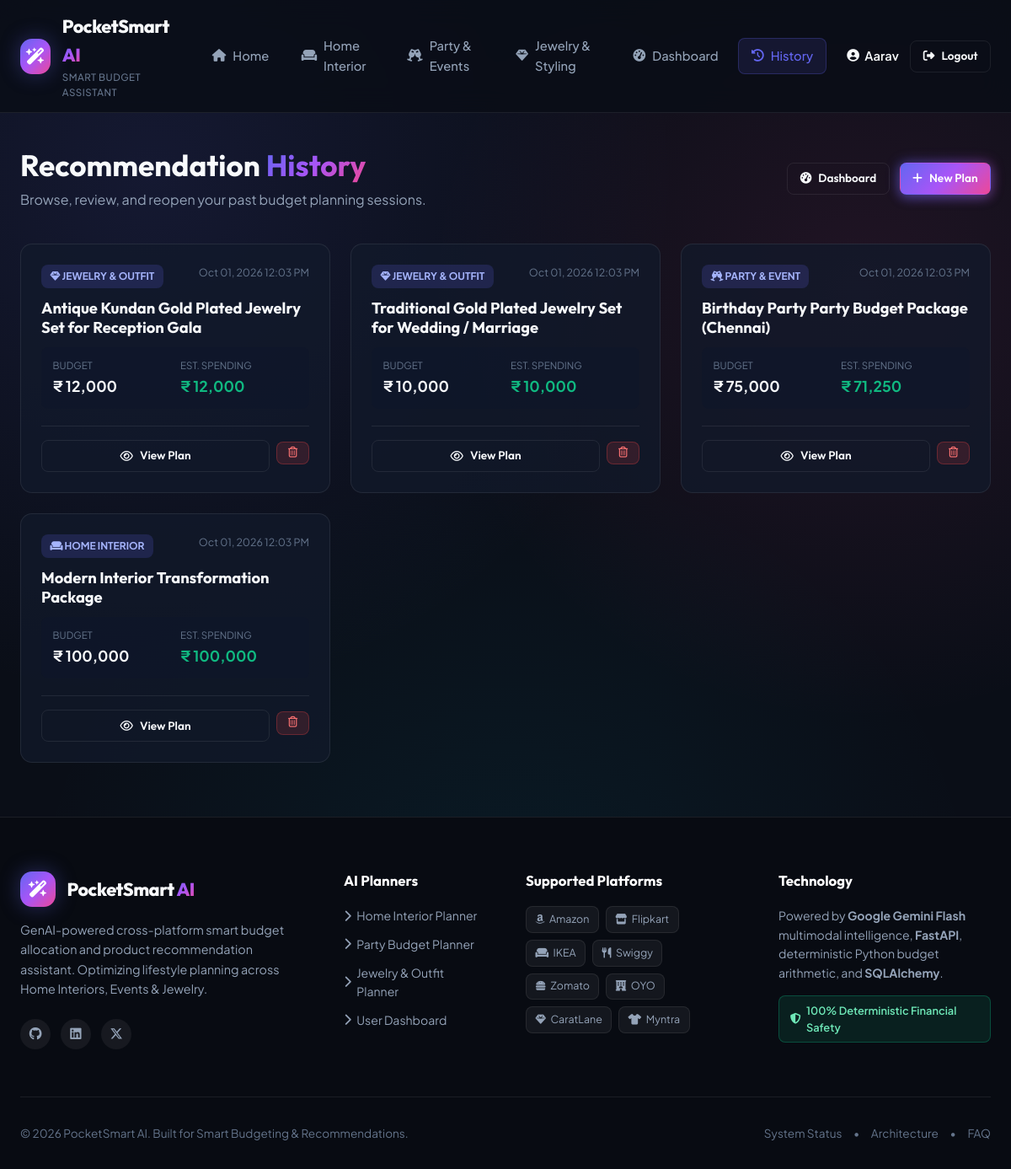
The app's page /history (signed in) with its own data.
### app/models/user.py (models this page shows, shortened)
class User(Base):
    __tablename__ = "users"
    id = Column(Integer, primary_key=True, index=True)
    email = Column(String(255), unique=True, index=True, nullable=False)
    username = Column(String(100), unique=True, index=True, nullable=False)
    full_name = Column(String(255), nullable=False)
    hashed_password = Column(String(255), nullable=False)
    is_active = Column(Boolean, default=True)
    created_at = Column(DateTime, default=datetime.utcnow)
    recommendations = relationship("RecommendationRecord", back_populates="user", cascade="all, delete-orphan")

### app/models/recommendation.py (models this page shows, shortened)
class RecommendationRecord(Base):
    __tablename__ = "recommendations"
    id = Column(Integer, primary_key=True, index=True)
    user_id = Column(Integer, ForeignKey("users.id", ondelete="CASCADE"), nullable=False, index=True)
    planner_type = Column(String(50), nullable=False, index=True)  # 'home', 'party', 'jewelry'
    title = Column(String(255), nullable=False)
    user_budget = Column(Float, nullable=False)
    currency = Column(String(10), default="INR")
    input_data = Column(Text, nullable=False)  # JSON string
    result_summary = Column(Text, nullable=False)  # JSON string of items & breakdown
    total_estimated_cost = Column(Float, nullable=False)
    remaining_budget = Column(Float, nullable=False)
    outfit_image_path = Column(String(500), nullable=True)
    created_at = Column(DateTime, default=datetime.utcnow, index=True)
    user = relationship("User", back_populates="recommendations")

### app/routers/history.py (the view)
@router.get("/history", response_class=HTMLResponse)
async def history_page(
    request: Request,
    current_user: Optional[User] = Depends(get_current_user_optional),
    db: Session = Depends(get_db)
):
    if not current_user:
        return RedirectResponse(
            url="/login?err=Please+log+in+to+view+your+saved+recommendation+history.",
            status_code=status.HTTP_302_FOUND
        )
    records = db.query(RecommendationRecord).filter(
        RecommendationRecord.user_id == current_user.id
    ).order_by(RecommendationRecord.created_at.desc()).all()
    return templates.TemplateResponse(
        "history.html",
        {
            "request": request,
            "user": current_user,
            "records": records
        }
    )

### templates/history.html (shortened to what this page needs)
{% extends "base.html" %}
{% block content %}
<div class="page-container">
    <div style="display: flex; justify-content: space-between; align-items: center; margin-bottom: 2.5rem; flex-wrap: wrap; gap: 1rem;">
        <div>
            <h1 style="font-size: 2.2rem; margin-bottom: 0.35rem;">
                Recommendation <span class="gradient-text">History</span>
            </h1>
            <p style="color: var(--text-secondary);">Browse, review, and reopen your past budget planning sessions.</p>
        </div>
        <div style="display: flex; gap: 0.75rem;">
            <a href="/dashboard" class="btn btn-outline btn-sm"><i class="fa-solid fa-gauge-high"></i> Dashboard</a>
            <a href="/home-planner" class="btn btn-primary btn-sm btn-glow"><i class="fa-solid fa-plus"></i> New Plan</a>
        </div>
    </div>
    {% if records %}
    <div class="history-grid">
        {% for plan in records %}
        <div class="history-card">
            <div>
                <div style="display: flex; justify-content: space-between; align-items: flex-start; margin-bottom: 0.75rem;">
                    <span class="rec-cat-badge">
                        {% if plan.planner_type == 'home' %}<i class="fa-solid fa-couch"></i> Home Interior
                        {% elif plan.planner_type == 'party' %}<i class="fa-solid fa-champagne-glasses"></i> Party & Event
                        {% else %}<i class="fa-solid fa-gem"></i> Jewelry & Outfit
                        {% endif %}
                    </span>
                    <span style="font-size: 0.78rem; color: var(--text-muted);">{{ plan.created_at.strftime('%b %d, %Y %I:%M %p') }}</span>
                </div>
                <h3 style="font-size: 1.15rem; margin-bottom: 0.75rem;">{{ plan.title }}</h3>
                <div style="display: grid; grid-template-columns: 1fr 1fr; gap: 0.75rem; margin-bottom: 1.25rem; font-size: 0.88rem; background: rgba(15, 23, 42, 0.5); padding: 0.85rem; border-radius: var(--radius-sm);">
                    <div>
                        <span style="color: var(--text-muted); font-size: 0.72rem; display: block; text-transform: uppercase;">Budget</span>
                        <strong style="color: var(--text-primary); font-size: 1.1rem;">₹ {{ "{:,.0f}".format(plan.user_budget) }}</strong>
                    </div>
                    <div>
                        <span style="color: var(--text-muted); font-size: 0.72rem; display: block; text-transform: uppercase;">Est. Spending</span>
                        <strong style="color: var(--success); font-size: 1.1rem;">₹ {{ "{:,.0f}".format(plan.total_estimated_cost) }}</strong>
                    </div>
                </div>
            </div>
            <div style="display: flex; gap: 0.5rem; border-top: 1px solid var(--border-subtle); padding-top: 1rem;">
                <a href="/history/{{ plan.id }}" class="btn btn-outline btn-sm" style="flex: 1;">
                    <i class="fa-regular fa-eye"></i> View Plan
                </a>
                <form action="/history/{{ plan.id }}/delete" method="POST" onsubmit="return confirm('Are you sure you want to delete this plan?');">
                    <button type="submit" class="btn btn-danger-sm" title="Delete Plan">
                        <i class="fa-regular fa-trash-can"></i>
                    </button>
                </form>
            </div>
        </div>
        {% endfor %}
    </div>
    {% endif %}
</div>
{% endblock %}

### templates/base.html (shortened to what this page needs)
<!DOCTYPE html>
<html lang="en">
<head>
    <link rel="stylesheet" href="https://cdnjs.cloudflare.com/ajax/libs/font-awesome/6.4.2/css/all.min.css">
    <link rel="stylesheet" href="/static/css/style.css">
</head>
<body class="theme-dark">
    <header class="site-header" id="siteHeader">
        <div class="nav-container">
            <a href="/" class="brand-logo">
                <div class="brand-icon">
                    <i class="fa-solid fa-wand-magic-sparkles"></i>
                </div>
                <div class="brand-text">
                    <span class="brand-title">PocketSmart<span class="gradient-text"> AI</span></span>
                    <span class="brand-subtitle">Smart Budget Assistant</span>
                </div>
            </a>
            <nav class="main-nav" id="mainNav">
                <ul class="nav-links">
                    <li><a href="/" class="nav-link {% if request.url.path == '/' %}active{% endif %}"><i class="fa-solid fa-house"></i> Home</a></li>
                    <li><a href="/home-planner" class="nav-link {% if 'home' in request.url.path %}active{% endif %}"><i class="fa-solid fa-couch"></i> Home Interior</a></li>
                    <li><a href="/party-planner" class="nav-link {% if 'party' in request.url.path %}active{% endif %}"><i class="fa-solid fa-champagne-glasses"></i> Party & Events</a></li>
                    <li><a href="/jewelry-planner" class="nav-link {% if 'jewelry' in request.url.path %}active{% endif %}"><i class="fa-solid fa-gem"></i> Jewelry & Styling</a></li>
                    {% if user %}
                    <li><a href="/dashboard" class="nav-link {% if 'dashboard' in request.url.path %}active{% endif %}"><i class="fa-solid fa-gauge-high"></i> Dashboard</a></li>
                    <li><a href="/history" class="nav-link {% if 'history' in request.url.path %}active{% endif %}"><i class="fa-solid fa-clock-rotate-left"></i> History</a></li>
                    {% endif %}
                </ul>
            </nav>
            <div class="nav-actions">
                {% if user %}
                <div class="user-profile-menu">
                    <span class="user-greeting">
                        <i class="fa-solid fa-circle-user"></i> {{ user.full_name.split()[0] }}
                    </span>
                    <a href="/logout" class="btn btn-outline btn-sm"><i class="fa-solid fa-right-from-bracket"></i> Logout</a>
                </div>
                {% else %}
                <div class="auth-buttons">
                    <a href="/login" class="btn btn-outline btn-sm">Sign In</a>
                    <a href="/register" class="btn btn-primary btn-sm btn-glow">Get Started</a>
                </div>
                {% endif %}
            </div>
        </div>
    </header>
    <main class="main-content" id="mainContent">
        {% block content %}{% endblock %}
    </main>
    <footer class="site-footer">
        <div class="footer-container">
            <div class="footer-grid">
                <div class="footer-brand">
                    <div class="brand-logo footer-logo">
                        <div class="brand-icon">
                            <i class="fa-solid fa-wand-magic-sparkles"></i>
                        </div>
                        <div class="brand-text">
                            <span class="brand-title">PocketSmart<span class="gradient-text"> AI</span></span>
                        </div>
                    </div>
                    <p class="footer-desc">
                        GenAI-powered cross-platform smart budget allocation and product recommendation assistant.
                        Optimizing lifestyle planning across Home Interiors, Events & Jewelry.
                    </p>
                    <div class="footer-socials">
                        <a href="https://github.com" target="_blank" rel="noopener" aria-label="GitHub"><i class="fa-brands fa-github"></i></a>
                        <a href="https://linkedin.com" target="_blank" rel="noopener" aria-label="LinkedIn"><i class="fa-brands fa-linkedin"></i></a>
                        <a href="https://twitter.com" target="_blank" rel="noopener" aria-label="Twitter"><i class="fa-brands fa-x-twitter"></i></a>
                    </div>
                </div>
                <div class="footer-col">
                    <h4 class="footer-heading">AI Planners</h4>
                    <ul class="footer-links">
                        <li><a href="/home-planner"><i class="fa-solid fa-chevron-right"></i> Home Interior Planner</a></li>
                        <li><a href="/party-planner"><i class="fa-solid fa-chevron-right"></i> Party Budget Planner</a></li>
                        <li><a href="/jewelry-planner"><i class="fa-solid fa-chevron-right"></i> Jewelry & Outfit Planner</a></li>
                        <li><a href="/dashboard"><i class="fa-solid fa-chevron-right"></i> User Dashboard</a></li>
                    </ul>
                </div>
                <div class="footer-col">
                    <h4 class="footer-heading">Supported Platforms</h4>
                    <div class="platform-tags">
                        <span class="plat-tag"><i class="fa-brands fa-amazon"></i> Amazon</span>
                        <span class="plat-tag"><i class="fa-solid fa-store"></i> Flipkart</span>
                        <span class="plat-tag"><i class="fa-solid fa-couch"></i> IKEA</span>
                        <span class="plat-tag"><i class="fa-solid fa-utensils"></i> Swiggy</span>
                        <span class="plat-tag"><i class="fa-solid fa-burger"></i> Zomato</span>
                        <span class="plat-tag"><i class="fa-solid fa-hotel"></i> OYO</span>
                        <span class="plat-tag"><i class="fa-solid fa-gem"></i> CaratLane</span>
                        <span class="plat-tag"><i class="fa-solid fa-shirt"></i> Myntra</span>
                    </div>
                </div>
                <div class="footer-col">
                    <h4 class="footer-heading">Technology</h4>
                    <p class="tech-stack-desc">
                        Powered by <strong>Google Gemini Flash</strong> multimodal intelligence, <strong>FastAPI</strong>, deterministic Python budget arithmetic, and <strong>SQLAlchemy</strong>.
                    </p>
                    <div class="ai-badge">
                        <i class="fa-solid fa-shield-halved"></i> 100% Deterministic Financial Safety
                    </div>
                </div>
            </div>
            <div class="footer-bottom">
                <p>&copy; 2026 PocketSmart AI. Built for Smart Budgeting & Recommendations.</p>
                <div class="footer-bottom-links">
                    <a href="/health">System Status</a>
                    <span>•</span>
                    <a href="/#about">Architecture</a>
                    <span>•</span>
                    <a href="/#faq">FAQ</a>
                </div>
            </div>
        </div>
    </footer>
</body>
</html>

### records on screen
User: full_name "Aarav"
RecommendationRecord: planner_type "jewelry" (drawn), created_at "Oct 01, 2026 12:03 PM", title "Antique Kundan Gold Plated Jewelry Set for Reception Gala", user_budget "12,000", total_estimated_cost "12,000"
RecommendationRecord: planner_type "jewelry" (drawn), created_at "Oct 01, 2026 12:03 PM", title "Traditional Gold Plated Jewelry Set for Wedding / Marriage", user_budget "10,000", total_estimated_cost "10,000"
RecommendationRecord: planner_type "party" (drawn), created_at "Oct 01, 2026 12:03 PM", title "Birthday Party Party Budget Package (Chennai)", user_budget "75,000", total_estimated_cost "71,250"
RecommendationRecord: planner_type "home" (drawn), created_at "Oct 01, 2026 12:03 PM", title "Modern Interior Transformation Package", user_budget "100,000", total_estimated_cost "100,000"
